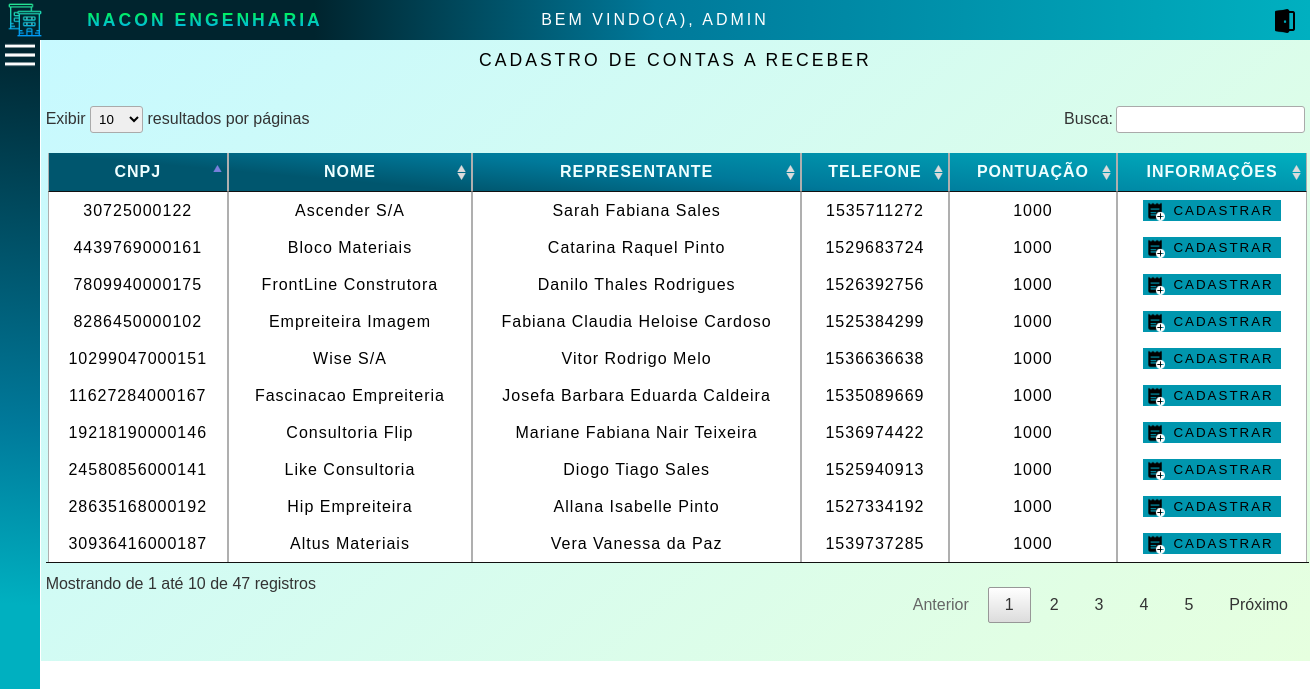
The app's page /cadastraconta.php (signed in) with its own data.
### tables this page shows
CREATE TABLE `tb_cliente` (
  `cl_cnpj` varchar(30) NOT NULL,
  `CL_NOME` varchar(30) NOT NULL,
  `CL_RESPONSAVEL` varchar(50) DEFAULT NULL,
  `CL_ENDERECO` varchar(50) DEFAULT NULL,
  `CL_CEP` int(11) DEFAULT NULL,
  `CL_TELEFONE` int(11) NOT NULL,
  `CL_BAIRRO` varchar(30) NOT NULL,
  `CL_CIDADE` varchar(30) NOT NULL,
  `CL_EMAIL` varchar(50) NOT NULL,
  `CL_PONTUACAO` int(11) DEFAULT NULL,
  PRIMARY KEY (`cl_cnpj`)
);

### cadastraconta.php (the view, shortened to what this page needs)
<!DOCTYPE html><!DOCTYPE html>
<html lang="pt-br">
<head>
    <link rel="stylesheet" href='css/estilo_menu.css'>
    <link rel="stylesheet" href='css/cadastraconta.css'>
    <link rel="stylesheet" href='css/estilo_bases.css'>
    <link rel="stylesheet" href='script/ordenacao/DataTables/css/jquery.dataTables.css'>
</head>
    <body>
        <header class='cabecalho'>
            <div class='itens-cabecalho'>
            <img src="img/empresa.png" class='logo'>
                <h1 class='empresa'>NACON ENGENHARIA</h1>
                <a href="index.php"><img src="img/sair.png" alt="LogOut" class='logout'></a>
                <div class='user'>
                    Bem Vindo(a),
                    <?php
                        echo($_SESSION['nome']);
                    ?>
                </div>
            </div>
        </header>
        <nav class='navegacao'>
                <img src="img/menu.png" alt="" class='img-menu'>
            </nav>
        <div class='container'>
        <div class='titulo'>
                    <h1>Cadastro de Contas a Receber</h1>
        </div>
        <div class='container-tabela'>
                <table id='tabela'>
                    <thead>
                        <tr>
                            <th>CNPJ</th>
                            <th>NOME</th>
                            <th>REPRESENTANTE</th>
                            <th>TELEFONE</th>
                            <th>PONTUAÇÃO</th>
                            <th>INFORMAÇÕES</th>
                        </tr>
                    </thead>
                        <?php
                            include("conexao.php");
                            $consulta_escrita = "select * from tb_cliente";
                            $consulta = mysqli_query($con, $consulta_escrita);
                            while($row_consulta = mysqli_fetch_assoc($consulta)){
                                $cnpj = $row_consulta['cl_cnpj'];
                                $nome = $row_consulta['CL_NOME'];
                                $responsavel = $row_consulta['CL_RESPONSAVEL'];
                                $telefone = $row_consulta['CL_TELEFONE'];
                                $pontuacao = $row_consulta['CL_PONTUACAO'];
                                echo("
                                    <tr id='linha'>
                                        <td>$cnpj</td>
                                        <td>$nome</td>
                                        <td>$responsavel</td>
                                        <td>$telefone</td>
                                        <td>$pontuacao</td>
                                        <td><button class='btn_addconta' onclick='maisInfo(this)'>CADASTRAR</button></td>
                                    </tr>
                                ");
                            }
                        ?>
                </table>
            </div>
        </div>
    </body>
</html>

### css/estilo_menu.css (style rules this page uses)
* { margin: 0; padding: 0; font-family: Sans-serif; }
html { height: 100%; }
.cabecalho { background: rgb(0,36,46); background: linear-gradient(90deg, rgba(0,36,46,1) 24%, rgba(0,121,154,1) 50%, rgba(0,176,192,1) 100%); height: 40px; position: relative; letter-spacing: 3px; }
.logout { float: right; height: 70%; width: 40px; margin-right: 5px; margin-top: 6px; width: 30px; }
.logo { margin-top:0px; width: 40px; padding-top: 0; display: block; float: left; }
.user { text-transform: uppercase; line-height: 40px; text-align: center; color: white; width: 700px; margin: 0 auto; }
.navegacao { background: rgb(0,176,192); background: linear-gradient(5deg, rgba(0,176,192,1) 25%, rgba(0,121,154,1) 49%, rgba(0,36,46,1) 100%); height: 94%; width: 40px; transition: width .3s; z-index: 1; position: absolute; }
.img-menu { width: 30px; height: 30px; padding-left: 5px; display: inline; position: absolute; margin: 0 auto; }
.empresa { background: -webkit-gradient(linear, left top, left bottom, from(rgba(0,255,64,1)), to(rgba(0,172,255,1))); -webkit-background-clip: text; -webkit-text-fill-color: transparent; margin: 0; padding: 0; width: 300px; margin: 10px; height: 20px; position: absolute; font-weight: bolder; display: block; float: left; margin-left: 50px; }
.container { width: 96.9%; height: 93.5%; position: relative; float: right; background-image: linear-gradient(138deg, rgba(199,249,255,1) 0%, rgba(230,255,223,1) 100%); }
.itens-cabecalho { width: 1300px; margin: 0 auto; }
a { color: white; margin-top: 20px; }

### css/cadastraconta.css (style rules this page uses)
h1 { margin-top: 10px; text-align: center; letter-spacing: 3px; font-size: 1.1em; text-transform: uppercase; font-variant: small-caps; font-weight: lighter; }

### css/estilo_bases.css (style rules this page uses)
* { margin: 0; padding: 0; }
h1 { text-align: center; letter-spacing: 3px; font-size: 1.1em; text-transform: uppercase; font-variant: small-caps; font-weight: lighter; width: 500px; margin: 10px auto; }
th, td { letter-spacing: 1px; border-left: 1px solid rgb(175, 175, 175); border-right: 1px solid rgb(175, 175, 175); text-align: center; }
thead { position: sticky; top:0; color: azure; background-image: linear-gradient(5deg,rgba(0,86,110,1) 25%, rgba(0,121,154,1) 49%, rgba(0,176,192,1) 100%); }
tr { border:rgb(175, 175, 175) solid 1px; }
.container-tabela { margin-top: 30px; height: 550px; overflow-y: auto; overflow-x: auto; padding: 5px; }
table { padding-top: 20px; padding-left: 2px; padding-right: 2px; }
.btn_addconta { background-color: rgb(0,150,174); border: none; padding: 3px 7px; padding-left: 30px; letter-spacing: 2px; background-image: url(../img/adicionar-conta-preto.png); background-repeat: no-repeat; background-size: 20px; background-position-x: 2px; background-position-y: 1px; cursor: pointer; }
a { text-decoration: none; }

### records on screen
tb_cliente: cl_cnpj "10299047000151", CL_NOME "Wise S/A", CL_RESPONSAVEL "Vitor Rodrigo Melo", CL_TELEFONE "1536636638", CL_PONTUACAO "1000"
tb_cliente: cl_cnpj "11627284000167", CL_NOME "Fascinacao Empreiteria", CL_RESPONSAVEL "Josefa Barbara Eduarda Caldeira", CL_TELEFONE "1535089669", CL_PONTUACAO "1000"
tb_cliente: cl_cnpj "19218190000146", CL_NOME "Consultoria Flip", CL_RESPONSAVEL "Mariane Fabiana Nair Teixeira", CL_TELEFONE "1536974422", CL_PONTUACAO "1000"
tb_cliente: cl_cnpj "24580856000141", CL_NOME "Like Consultoria", CL_RESPONSAVEL "Diogo Tiago Sales", CL_TELEFONE "1525940913", CL_PONTUACAO "1000"
tb_cliente: cl_cnpj "28635168000192", CL_NOME "Hip Empreiteira", CL_RESPONSAVEL "Allana Isabelle Pinto", CL_TELEFONE "1527334192", CL_PONTUACAO "1000"
tb_cliente: cl_cnpj "30725000122", CL_NOME "Ascender S/A", CL_RESPONSAVEL "Sarah Fabiana Sales", CL_TELEFONE "1535711272", CL_PONTUACAO "1000"
tb_cliente: cl_cnpj "30936416000187", CL_NOME "Altus Materiais", CL_RESPONSAVEL "Vera Vanessa da Paz", CL_TELEFONE "1539737285", CL_PONTUACAO "1000"
tb_cliente: cl_cnpj "4439769000161", CL_NOME "Bloco Materiais", CL_RESPONSAVEL "Catarina Raquel Pinto", CL_TELEFONE "1529683724", CL_PONTUACAO "1000"
tb_cliente: cl_cnpj "7809940000175", CL_NOME "FrontLine Construtora", CL_RESPONSAVEL "Danilo Thales Rodrigues", CL_TELEFONE "1526392756", CL_PONTUACAO "1000"
tb_cliente: cl_cnpj "8286450000102", CL_NOME "Empreiteira Imagem", CL_RESPONSAVEL "Fabiana Claudia Heloise Cardoso", CL_TELEFONE "1525384299", CL_PONTUACAO "1000"

### other values on screen
$_SESSION['nome'] "ADMIN"
